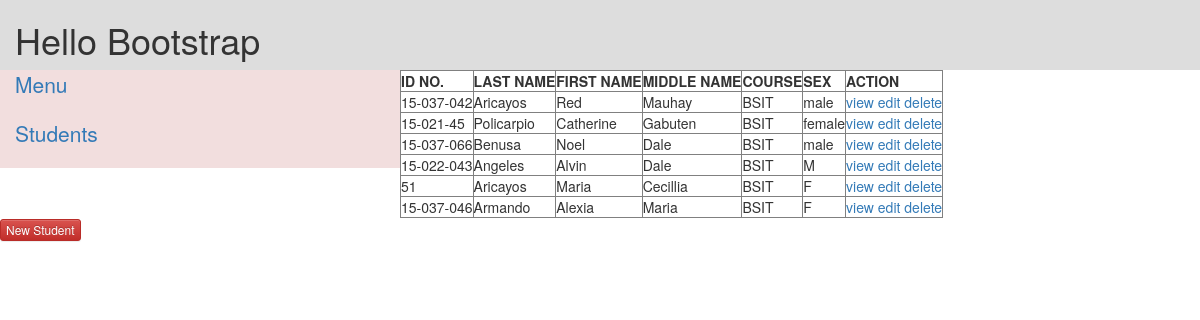
Page /index.php/boots on the committed database.
### tables this page shows
CREATE TABLE `student` (
  `idno` varchar(10) NOT NULL,
  `lname` varchar(50) NOT NULL,
  `fname` varchar(50) NOT NULL,
  `mname` varchar(50) NOT NULL,
  `course` varchar(50) NOT NULL,
  `sex` varchar(10) NOT NULL
);

### application/controllers/boots.php (called while the page is built, shortened)
<?php
class boots extends CI_Controller {
	public function __construct()
	{
		$this->load->model('student_model','students');
	}
	public function index()
	{
		$rs = $this->students->read();
		foreach($rs as $r)
		{
			$info = array(
						'idno' => $r['idno'],
						'lname' => $r['lname'],
						'fname' => $r['fname'],
						'mname' => $r['mname'],
						'course' => $r['course'],
						'sex' => $r['sex']
						);
			$students[] = $info;
		}
		$data['students'] = $students;
		$header_data['title'] = "View Students";
		$this->load->view('include/header1',$header_data);
		$this->load->view('students/content',$data);
		$this->load->view('include/footer');
	}
}
?>

### index.php (called while the page is built, shortened)
<?php
require_once BASEPATH.'core/CodeIgniter.php';

### application/models/student_model.php (called while the page is built, shortened)
<?php
	class student_model extends CI_Model
	{
		private $table= "student";
		public function read($condition=null)
		{
			 $this -> db -> select('*');
			 $this -> db -> from($this-> table);
			 $query= $this->db->get();
			 return $query-> result_array();
		}
	}
?>

### application/views/students/content.php (the view, shortened to what this page needs)
<div class="container-fluid">
	<div class="row">
		<div class="col-md-12 header">
			<h1> Hello Bootstrap </h1>
		</div>
	</div>
	<div class="row">
		<div class="col-md-4 col-xs-4 col-sm-4 bg-danger">
			<a href=""><p class="lead">Menu</p></a>
			<a href=""><p class="lead">Students</p></a>
		</div>
		<table border="1">
	<thead>
	<tr>
		<th>ID NO.</th>
		<th>LAST NAME</th>
		<th>FIRST NAME</th>
		<th>MIDDLE NAME</th>
		<th>COURSE</th>
		<th>SEX</th>
		<th>ACTION</th>
	</tr>
	</thead>
	<tbody>
		<?php
			foreach($students as $s)
			{
				echo ' <tr>
							<td>'.$s['idno'].'</td>
							<td>'.$s['lname'].'</td>
							<td>'.$s['fname'].'</td>
							<td>'.$s['mname'].'</td>
							<td>'.$s['course'].'</td>
							<td>'.$s['sex'].'</td>
							<td>
								<a href="'.('students/profile/'.$s['idno']).'">view</a>
								<a href="">edit</a>
								<a href="">delete</a>
							 </td>
						</tr>';
			}
		?>
	</tbody>
	</table>
	<div class="">
				<a href="boots/add_student" class="btn btn-danger btn-xs">New Student</a>
			</div>
	</div>
</div>

### application/views/include/header1.php (shortened to what this page needs)
<!DOCTYPE html>
<html lang="en">
<html>
<head>
<link href="<?php echo base_url ('bootstrap/css/bootstrap.css');?>" rel="stylesheet" />
<link href="<?php echo base_url ('bootstrap/css/bootstrap-theme.css');?>" rel="stylesheet" />
<link href="<?php echo base_url ('assets/css/myboots.css');?>" rel="stylesheet" />
</head>
<body>

### assets/css/myboots.css (style rules this page uses)
.header, .footer { background-color:#ddd; }

### rows in the picture
student: idno "15-037-042", lname "Aricayos", fname "Red", mname "Mauhay", course "BSIT", sex "male"
student: idno "15-021-45", lname "Policarpio", fname "Catherine", mname "Gabuten", course "BSIT", sex "female"
student: idno "15-037-066", lname "Benusa", fname "Noel", mname "Dale", course "BSIT", sex "male"
student: idno "15-022-043", lname "Angeles", fname "Alvin", mname "Dale", course "BSIT", sex "M"
student: idno "51", lname "Aricayos", fname "Maria", mname "Cecillia", course "BSIT", sex "F"
student: idno "15-037-046", lname "Armando", fname "Alexia", mname "Maria", course "BSIT", sex "F"
